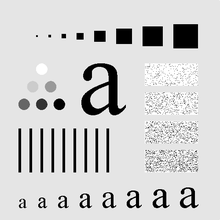
%> input picture lab4/images/second.tif, 220 x 220 px, shrunk from 500 x 500 before the run
$ octave q2.m   (GNU Octave 9; MATLAB toolbox functions it lacks are replaced by stand-ins)
%> lines starting %> are read from the running program, lines starting %| are printed output that depends on the picture
A=imread('./images/second.tif');
%> A is the input picture: size 220x220 uint8; min 0, max 255, mean 207.5
subplot(1,3,1)
imshow(A);
title('IMAGE');

modifyA=zeros(size(A)+2);
B=zeros(size(A));


        for x=1:size(A,1)
            for y=1:size(A,2)
                modifyA(x+1,y+1)=A(x,y);
            end
        end
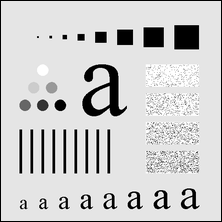
%> modifyA: size 222x222 double; min 0, max 255, mean 203.8

for i= 1:size(modifyA,1)-2
    for j=1:size(modifyA,2)-2
        avg_sum=16+26+16+26+41+26+16+26+16;
        window=[16,26,16,26,41,26,16,26,16];
        inc=1;
        sum=0;
        for x=1:3
            for y=1:3
                sum=sum+(modifyA(i+x-1,j+y-1)*window(inc));
                inc=inc+1;
            end
        end
        B(i,j)=sum/avg_sum;

    end
end
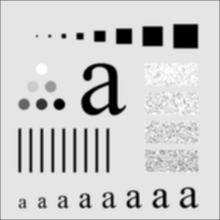
%> B: size 220x220 double; min 0, max 255, mean 206.3

B=uint8(B);
%> B: size 220x220 uint8

subplot(1,3,2)
imshow(B);
title('3*3 Mask');

modifyA=zeros(size(A)+4);
B=zeros(size(A));
for i= 1:size(modifyA,1)-4
    for j=1:size(modifyA,2)-4
        avg_sum=1+4+7+4+1+4+16+26+16+4+7+26+41+26+7+4+16+26+16+4+1+4+7+4+1;
        window=[1,4,7,4,1,4,16,26,16,4,7,26,41,26,7,4,16,26,16,4,1,4,7,4,1];
        inc=1;
        sum=0;
        for x=1:5
            for y=1:5
                sum=sum+(modifyA(i+x-1,j+y-1)*window(inc));
                inc=inc+1;
            end
        end
        B(i,j)=sum/avg_sum;

    end
end
%> B: size 220x220 double; every value is 0

B=uint8(B);
%> B: size 220x220 uint8; every value is 0

subplot(1,3,3)
imshow(B);
title('5*5 MASK');

$ run again, with lab4/images/embedded_square_noisy.tif copied over lab4/images/second.tif
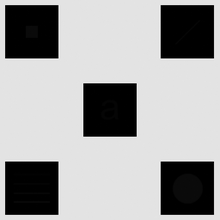
%> input picture lab4/images/embedded_square_noisy.tif, 220 x 220 px, shrunk from 512 x 512 before the run
%> A is the input picture: size 220x220 uint8; min 0, max 245, mean 160.9
%> after the loop `for x=1:size(A,1)`:
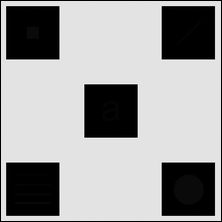
%> modifyA: size 222x222 double; min 0, max 245, mean 158.1
%> after the loop `for i= 1:size(modifyA,1)-2`:
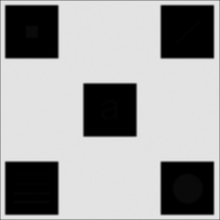
%> B: size 220x220 double; min 0, max 230.1, mean 159.8
